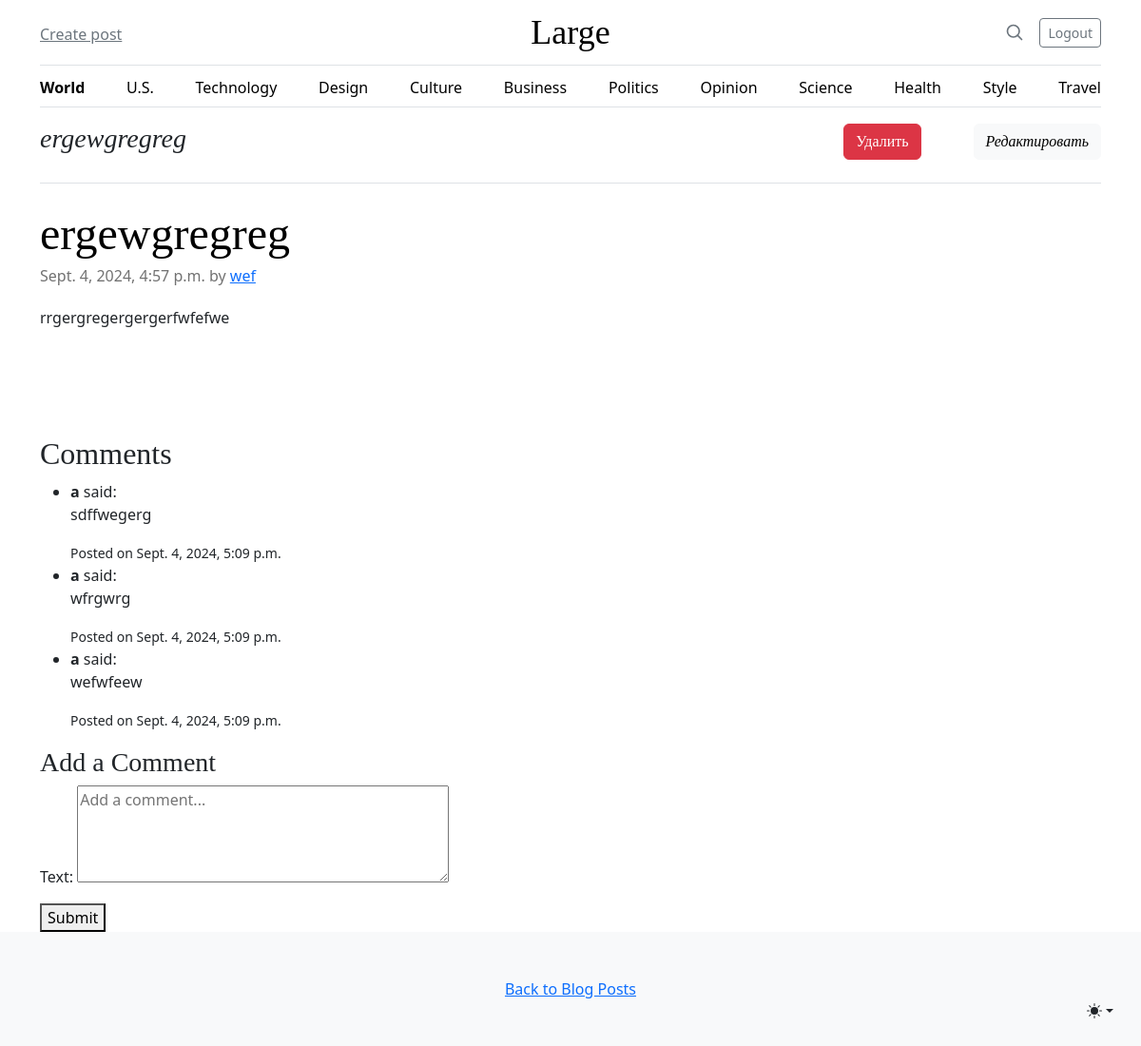
Screenshot of /blog/6/ (signed in) with the database file from the repository.
### blog/models.py (models this page shows, shortened)
class Post(models.Model):
    title = models.CharField(max_length=200)
    content = models.TextField()
    author = models.ForeignKey(User, on_delete=models.CASCADE)
    created_at = models.DateTimeField(auto_now_add=True)
    updated_at = models.DateTimeField(auto_now=True)

class Comment(models.Model):
    post = models.ForeignKey(Post, related_name='comments', on_delete=models.CASCADE)
    author = models.ForeignKey(User, on_delete=models.CASCADE)
    text = models.TextField()
    created_at = models.DateTimeField(auto_now_add=True)

### blog/views.py (the view)
# urls.py: path('<int:pk>/', views.post_detail, name='post_detail'),
def post_detail(request, pk):
    post = get_object_or_404(Post, pk=pk)
    comments = post.comments.all()
    form = CommentForm()
    return render(request, 'blog/post_detail.html', {
        'post': post,
        'comments': comments,
        'form': form,
        })

### blog/forms.py
class CommentForm(forms.ModelForm):
    class Meta:
        model = Comment
        fields = ['text']
        widgets = {
            'text': forms.Textarea(attrs={'rows': 4, 'placeholder': 'Add a comment...'})
        }

### blog/templates/blog/post_detail.html (shortened to what this page needs)
<!DOCTYPE html>
<html lang="en">
<head>
    <link rel="stylesheet" href="https://cdn.jsdelivr.net/npm/bootstrap@5.3.3/dist/css/bootstrap.min.css">
</head>
<body>
      <div class="dropdown position-fixed bottom-0 end-0 mb-3 me-3 bd-mode-toggle">
        <button class="btn btn-bd-primary py-2 dropdown-toggle d-flex align-items-center"
                id="bd-theme"
                type="button"
                aria-expanded="false"
                data-bs-toggle="dropdown"
                aria-label="Toggle theme (auto)">
          <svg class="bi my-1 theme-icon-active" width="1em" height="1em"><use href="#circle-half"></use></svg>
        </button>
      </div>
  <div class="container">
    <header class="border-bottom lh-1 py-3">
      <div class="row flex-nowrap justify-content-between align-items-center">
        <div class="col-4 pt-1">
            <a class="link-secondary" href="{% url 'post_create' %}">Create post</a>
        </div>
        <div class="col-4 text-center">
          <a class="blog-header-logo text-body-emphasis text-decoration-none" href="#">Large</a>
        </div>
        <div class="col-4 d-flex justify-content-end align-items-center">
            <a class="link-secondary" href="#" aria-label="Search">
                <svg xmlns="http://www.w3.org/2000/svg" width="20" height="20" fill="none" stroke="currentColor" stroke-linecap="round" stroke-linejoin="round" stroke-width="2" class="mx-3" role="img" viewBox="0 0 24 24"><title>Search</title>
                    <circle cx="10.5" cy="10.5" r="7.5"/>
                    <path d="M21 21l-5.2-5.2"/>
                </svg>
            </a>
            {% if user.is_authenticated %}
                <form method="post" action="{% url 'logout' %}">
                    <button type="submit" class="btn btn-sm btn-outline-secondary">Logout</button>
                </form>
            {% else %}
                <a class="btn btn-sm btn-outline-secondary" href="{% url 'login' %}">Login</a>
            {% endif %}
        </div>
      </div>
    </header>
    <div class="nav-scroller py-1 mb-3 border-bottom">
      <nav class="nav nav-underline justify-content-between">
        <a class="nav-item nav-link link-body-emphasis active" href="#">World</a>
        <a class="nav-item nav-link link-body-emphasis" href="#">U.S.</a>
        <a class="nav-item nav-link link-body-emphasis" href="#">Technology</a>
        <a class="nav-item nav-link link-body-emphasis" href="#">Design</a>
        <a class="nav-item nav-link link-body-emphasis" href="#">Culture</a>
        <a class="nav-item nav-link link-body-emphasis" href="#">Business</a>
        <a class="nav-item nav-link link-body-emphasis" href="#">Politics</a>
        <a class="nav-item nav-link link-body-emphasis" href="#">Opinion</a>
        <a class="nav-item nav-link link-body-emphasis" href="#">Science</a>
        <a class="nav-item nav-link link-body-emphasis" href="#">Health</a>
        <a class="nav-item nav-link link-body-emphasis" href="#">Style</a>
        <a class="nav-item nav-link link-body-emphasis" href="#">Travel</a>
      </nav>
    </div>
  </div>
    <main class="container">
        <div class="row g-5">
            <div class="col-md-12">
            <h3 class="pb-4 mb-4 fst-italic border-bottom d-flex justify-content-between">
                <div>{{ post.title }} </div><form method="post" action="{% url 'post_delete' post.pk %}">{% csrf_token %}<button type="submit" class="ms-5 btn btn-danger">Удалить</button> <a class="ms-5 btn btn-light" href="{% url 'post_edit' post.pk %}">Редактировать</a></form>
            </h3>
            <article class="blog-post">
                <h2 class="display-5 link-body-emphasis mb-1">{{ post.title }}</h2>
                <p class="blog-post-meta">{{ post.created_at }} by <a href="#">{{ post.author }}</a></p>
                <p>{{ post.content }}</p>
            </article>
        </div>
        <div>
            <h2>Comments</h2>
            <ul>
                {% for comment in comments %}
                    <li>
                        <strong>{{ comment.author }}</strong> said:
                        <p>{{ comment.text }}</p>
                        <small>Posted on {{ comment.created_at }}</small>
                    </li>
                {% empty %}
                    <li>No comments yet.</li>
                {% endfor %}
            </ul>
            <h3>Add a Comment</h3>
            <form method="post" action="{% url 'add_comment' post.pk %}">
                {{ form.as_p }}
                <button type="submit">Submit</button>
            </form>
        </div>
  </main>
  <footer class="py-5 text-center text-body-secondary bg-body-tertiary">
    <p class="mb-0">
        <a href="{% url 'post_list' %}">Back to Blog Posts</a>
    </p>
  </footer>
</body>
</html>

### blog/templates/blog/post_detail.html (style rules this page uses)
.bi { vertical-align: -.125em; fill: currentColor; }
.nav-scroller { position: relative; z-index: 2; height: 2.75rem; overflow-y: hidden; }
.nav-scroller .nav { display: flex; flex-wrap: nowrap; padding-bottom: 1rem; margin-top: -1px; overflow-x: auto; text-align: center; white-space: nowrap; -webkit-overflow-scrolling: touch; }
.btn-bd-primary { --bd-violet-bg: #712cf9; --bd-violet-rgb: 112.520718, 44.062154, 249.437846; --bs-btn-font-weight: 600; --bs-btn-color: var(--bs-white); --bs-btn-bg: var(--bd-violet-bg); --bs-btn-border-color: var(--bd-violet-bg); --bs-btn-hover-color: var(--bs-white); --bs-btn-hover-bg: #6528e0; --bs-btn-hover-border-color: #6528e0; --bs-btn-focus-shadow-rgb: var(--bd-violet-rgb); --bs-btn-active-color: var(--bs-btn-hover-color); --bs-btn-active-bg: #5a23c8; --bs-btn-active-border-color: #5a23c8; }
.bd-mode-toggle { z-index: 1500; }
.blog-header-logo { font-family: "Playfair Display", Georgia, "Times New Roman", serif; font-size: 2.25rem; }
h1, h2, h3, h4, h5, h6 { font-family: "Playfair Display", Georgia, "Times New Roman", serif; }
.blog-post { margin-bottom: 4rem; }
.blog-post-meta { margin-bottom: 1.25rem; color: #727272; }

### rows the page displays
Post: title "ergewgregreg", created_at "Sept. 4, 2024, 4:57 p.m.", author "wef", content "rrgergregergergerfwfefwe"
Comment: author "a", text "sdffwegerg", created_at "Sept. 4, 2024, 5:09 p.m."
Comment: author "a", text "wfrgwrg", created_at "Sept. 4, 2024, 5:09 p.m."
Comment: author "a", text "wefwfeew", created_at "Sept. 4, 2024, 5:09 p.m."
